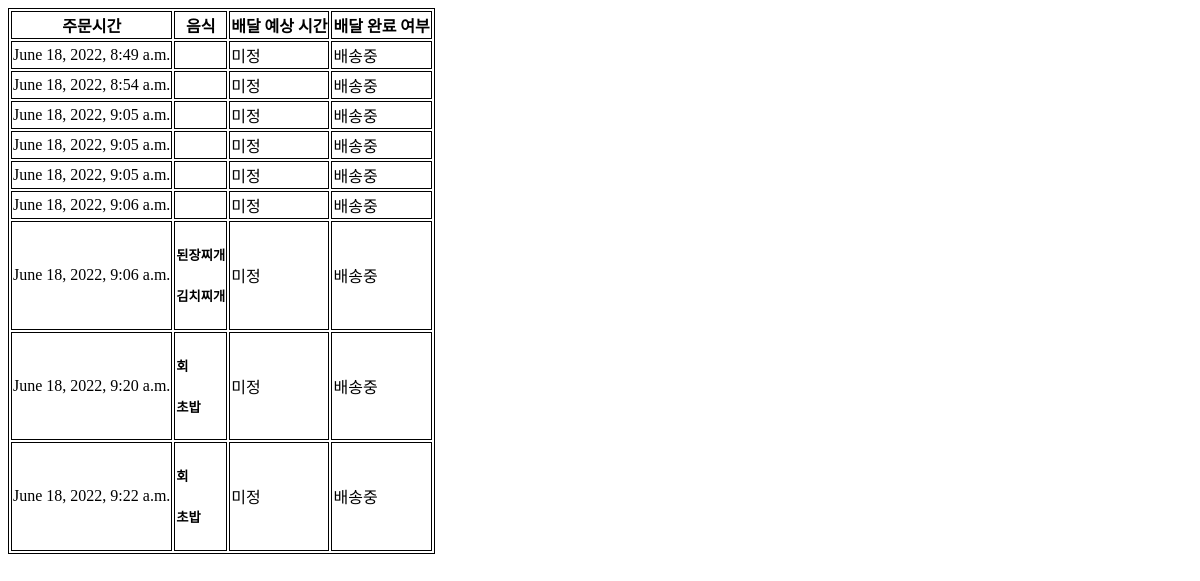
The app's page /order/order/, older data.
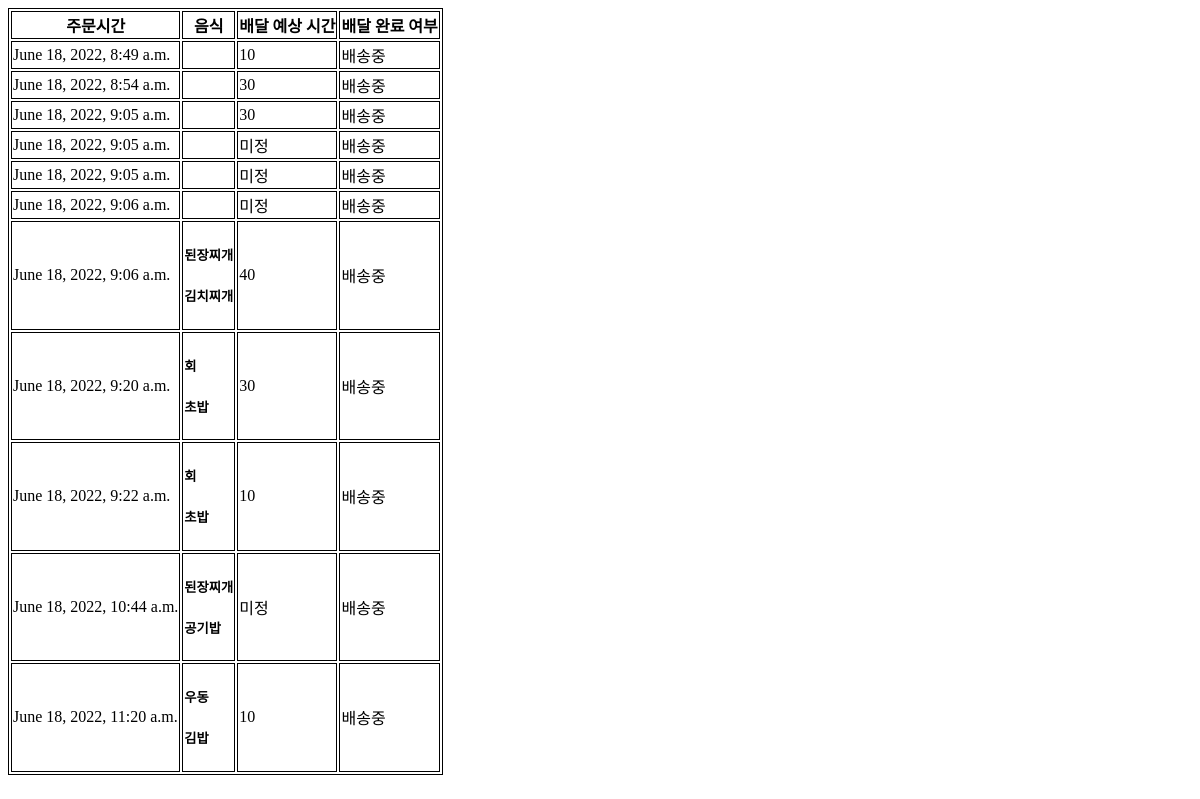
The same page, newer data.
### order/models.py (models this page shows)
class Orders(models.Model):
    shop=models.ForeignKey(Shop,on_delete=models.CASCADE)
    order_date=models.DateTimeField('date ordered')
    address=models.CharField(max_length=40)
    estimated_time=models.IntegerField(default=-1)
    deliver_finish=models.BooleanField(default=0)

class Order_foodlist(models.Model):
    order=models.ForeignKey(Orders,on_delete=models.CASCADE)
    food_name=models.CharField(max_length=20)

### order/views.py (the view)
# urls.py: path("order/",views.order,name="order"),
@csrf_exempt
def order(request):
    if request.method=="POST":
        address=request.POST['address']
        shop=request.POST['shop']
        order_date= timezone.now()
        food_list=request.POST.getlist('menu')
        shop_item=Shop.objects.get(pk=int(shop))
        shop_item.orders_set.create(address=address,order_date=order_date,shop=int(shop))
        order_item=Orders.objects.get(pk=shop_item.orders_set.latest('id').id)# 오더 테이블 상 마지막 id
        for food in food_list:
           order_item.order_foodlist_set.create(food_name=food)
        return render (request, 'order/success.html')
    elif request.method=='GET':
        order_list=Orders.objects.all()
        return render (request, 'order/order_list.html', {'order_list':order_list})

### order/templates/order/order_list.html (shortened to what this page needs)
<!DOCTYPE html>
<html lang="en">
<head>
</head>
<body>
    <table style="border: 1px solid black;">
        <tr style="border: 1px solid black;">
            <th style="border: 1px solid black;">주문시간</th>
            <th style="border: 1px solid black;">음식</th>
            <th style="border: 1px solid black;">배달 예상 시간</th>
            <th style="border: 1px solid black;">배달 완료 여부</th>
        </tr>
        {% for order in order_list %}
        <tr style="border: 1px solid black;">
            <td style="border: 1px solid black;">
                {{order.order_date}}
            </td>
            <td style="border: 1px solid black;">
                {%for food in order.order_foodlist_set.all %}
                <h5>{{food.food_name}}</h5>
                {% endfor %}
            </td>
            <td style="border: 1px solid black;">
            {%if order.estimated_time == -1%}
                미정
            {%else%}
                {{order.estimated_time}}
            {%endif%}
            </td>
            <td style="border: 1px solid black;">
            {%if order.deliver_finish == 0 %}
                배송중
            {% else %}
                배달 완료
            {%endif%}
            </td>
        </tr>
        {% endfor %}
    </table>
</body>
</html>

Row changes from the older to the newer data that the page shows:
changed Orders "June 18, 2022, 8:49 a.m.": estimated_time (not shown) → "10"; no longer shows "미정"
changed Orders "June 18, 2022, 8:54 a.m.": estimated_time (not shown) → "30"; no longer shows "미정"
changed Orders (number 3 of 11 on the later page): estimated_time (not shown) → "30"; no longer shows "미정"
changed Orders (number 7 of 11 on the later page): estimated_time (not shown) → "40"; no longer shows "미정"
changed Orders "June 18, 2022, 9:20 a.m.": estimated_time (not shown) → "30"; no longer shows "미정"
changed Orders "June 18, 2022, 9:22 a.m.": estimated_time (not shown) → "10"; no longer shows "미정"
added Orders: order_date "June 18, 2022, 10:44 a.m.", estimated_time "미정", deliver_finish "배송중"
added Order_foodlist: food_name "된장찌개", shown under "June 18, 2022, 10:44 a.m."
added Order_foodlist: food_name "공기밥", shown under "June 18, 2022, 10:44 a.m."
added Orders: order_date "June 18, 2022, 11:20 a.m.", estimated_time "10", deliver_finish "배송중"
added Order_foodlist: food_name "우동", shown under "June 18, 2022, 11:20 a.m."
added Order_foodlist: food_name "김밥", shown under "June 18, 2022, 11:20 a.m."
